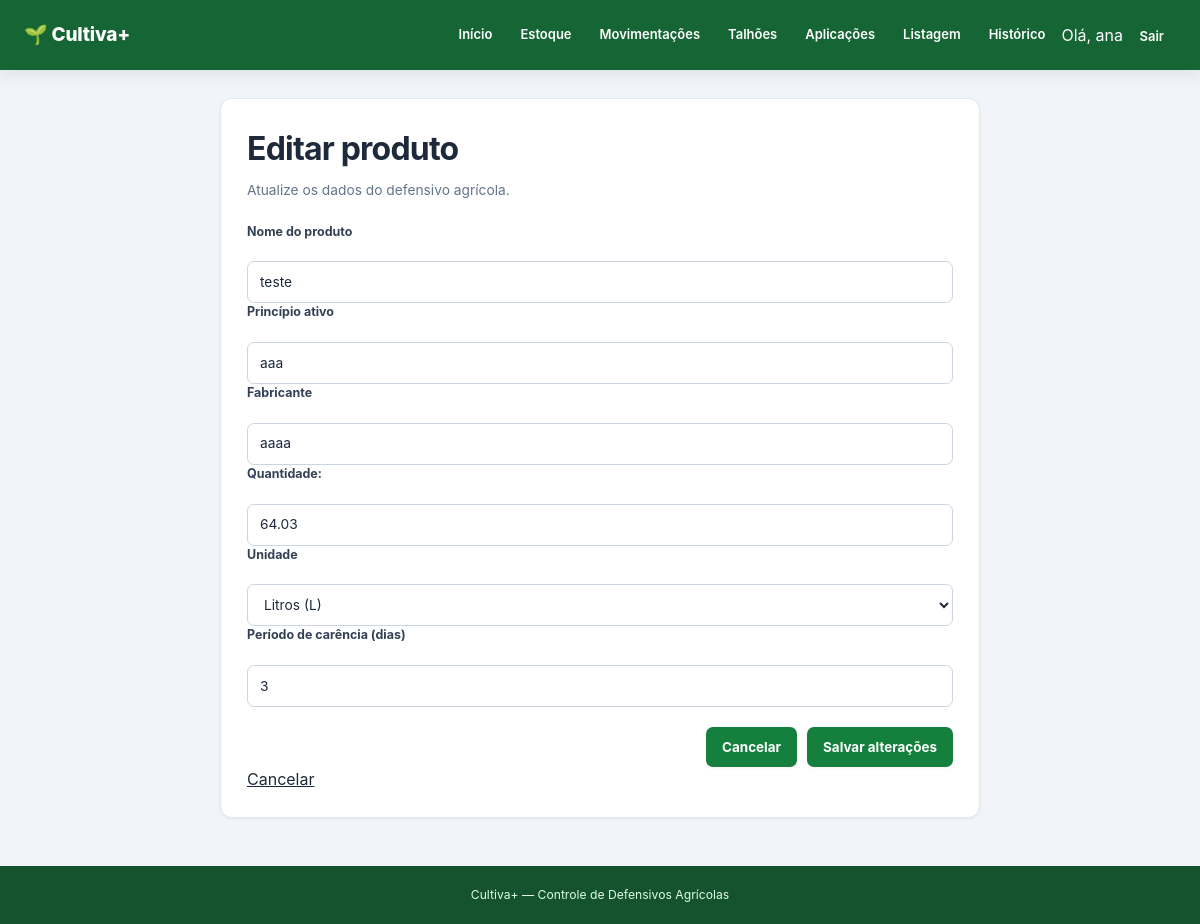
The app's page /produto/editar/3 (signed in) with its own data.
### tables this page shows
CREATE TABLE produtos (
            id INTEGER PRIMARY KEY AUTOINCREMENT,
            nome TEXT NOT NULL,
            principio_ativo TEXT NOT NULL,
            fabricante TEXT,
            quantidade REAL NOT NULL DEFAULT 0,
            unidade TEXT NOT NULL,
            periodo_carencia INTEGER NOT NULL DEFAULT 0
        );

### app.py (the view, shortened to what this page needs)
@app.route("/produto/editar/<int:produto_id>", methods=["GET", "POST"])
def editar_produto(produto_id):
    conexao = conectar_banco()
    produto = conexao.execute("""
        SELECT *
        FROM produtos
        WHERE id = ?
    """, (produto_id,)).fetchone()
    if not produto:
        conexao.close()
        flash("Produto não encontrado.", "erro")
        return redirect(url_for("estoque"))
    conexao.close()
    return render_template(
        "editar_produto.html",
        produto=produto
    )

### app.py (called while the page is built)
@app.before_request
def proteger_paginas():
    paginas_publicas = ["login", "cadastro", "static"]
    if request.endpoint not in paginas_publicas:
        if "usuario_id" not in session:
            return redirect(url_for("login"))

def conectar_banco():
    conexao = sqlite3.connect(DATABASE)
    conexao.row_factory = sqlite3.Row
    return conexao

### templates/editar_produto.html (shortened to what this page needs)
{% extends "base.html" %}
{% block content %}
<div class="form-card">
    <h1>Editar produto</h1>
    <p>Atualize os dados do defensivo agrícola.</p>
    <form method="POST">
        <label for="nome">Nome do produto</label>
        <input
            type="text"
            id="nome"
            name="nome"
            value="{{ produto['nome'] }}"
            required
        >
        <label for="principio_ativo">Princípio ativo</label>
        <input
            type="text"
            id="principio_ativo"
            name="principio_ativo"
            value="{{ produto['principio_ativo'] }}"
            required
        >
        <label for="fabricante">Fabricante</label>
        <input
            type="text"
            id="fabricante"
            name="fabricante"
            value="{{ produto['fabricante'] or '' }}"
        >
        <label>Quantidade:</label>
         <input
            type="number"
            step="0.01"
            name="quantidade"
            value="{{ produto['quantidade'] }}"
            required
        >
        <label for="unidade">Unidade</label>
        <select
            id="unidade"
            name="unidade"
            required
        >
            <option value="L"
                {% if produto['unidade'] == 'L' %}selected{% endif %}>
                Litros (L)
            </option>
        </select>
        <label for="periodo_carencia">
            Período de carência (dias)
        </label>
        <input
            type="number"
            id="periodo_carencia"
            name="periodo_carencia"
            min="0"
            value="{{ produto['periodo_carencia'] }}"
            required
        >
        <div class="form-actions">
            <a
                href="{{ url_for('estoque') }}"
                class="botao"
            >
                Cancelar
            </a>
            <button
                type="submit"
                class="botao"
            >
                Salvar alterações
            </button>
        </div>
    </form>
    <a href="{{ url_for('estoque') }}">Cancelar</a>
</div>
{% endblock %}

### static/css/style.css (style rules this page uses)
:root { --primary-50:#f0fdf4; --primary-100:#dcfce7; --primary-500:#22c55e; --primary-600:#16a34a; --primary-700:#15803d; --primary-800:#166534; --primary-900:#14532d; --slate-50:#f8fafc; --slate-100:#f1f5f9; --slate-200:#e2e8f0; --slate-300:#cbd5e1; --slate-400:#94a3b8; --slate-500:#64748b; --slate-600:#475569; --slate-700:#334155; --slate-800:#1e293b; --slate-900:#0f172a; --amber-100:#fef3c7; --amber-800:#92400e; --red-100:#fee2e2; --red-600:#dc2626; --red-800:#991b1b; --blue-100:#dbeafe; --blue-700:#1d4ed8; --radius-sm:7px; --radius-md:12px; --radius-lg:16px; --shadow-sm:0 1px 3px rgba(15,23,42,.06); --shadow-md:0 5px 14px rgba(15,23,42,.08); --shadow-lg:0 14px 30px rgba(15,23,42,.12); --font:-apple-system,BlinkMacSystemFont,"Segoe UI",Roboto,Helvetica,Arial,sans-serif; }
* { box-sizing:border-box;margin:0;padding:0 }
html { scroll-behavior:smooth }
body { font-family:var(--font);background:var(--slate-100);color:var(--slate-800);min-height:100vh;line-height:1.5 }
a { color:inherit }
button,input,select,textarea { font:inherit }
h1,h2,h3,h4 { color:var(--slate-800) }
p { color:var(--slate-500) }
h1 { font-size:clamp(1.55rem,3vw,2rem);font-weight:750;letter-spacing:-.025em;margin-bottom:7px }
.botao { display:inline-flex;align-items:center;justify-content:center;gap:7px;min-height:40px;padding:9px 15px;border:1px solid transparent;border-radius:var(--radius-sm);background:var(--primary-700);color:#fff;font-size:.84rem;font-weight:650;text-decoration:none;cursor:pointer;box-shadow:var(--shadow-sm);transition:background .2s,transform .2s,box-shadow .2s }
.form-actions { display:flex;justify-content:flex-end;gap:10px;margin-top:20px;flex-wrap:wrap }
.form-card,.formulario,.form-section { background:#fff;border:1px solid var(--slate-200);border-radius:var(--radius-md);padding:26px;box-shadow:var(--shadow-sm);max-width:760px;margin:0 auto }
.form-card>p,.formulario>p { margin-bottom:22px;font-size:.86rem }
.form-card label,.formulario label,.form-section label { display:block;color:var(--slate-700);font-size:.78rem;font-weight:650;margin:0 0 14px }
input,select,textarea,.form-control { width:100%;min-height:42px;margin-top:6px;padding:9px 12px;background:#fff;color:var(--slate-800);border:1px solid var(--slate-300);border-radius:var(--radius-sm);font-size:.86rem;outline:none;transition:border-color .2s,box-shadow .2s }

### records on screen
produtos: nome "teste", principio_ativo "aaa", fabricante "aaaa", quantidade "64.03", unidade "Litros (L)", periodo_carencia "3"

### other values on screen
{{ session.get('usuario_nome') }} "ana"
